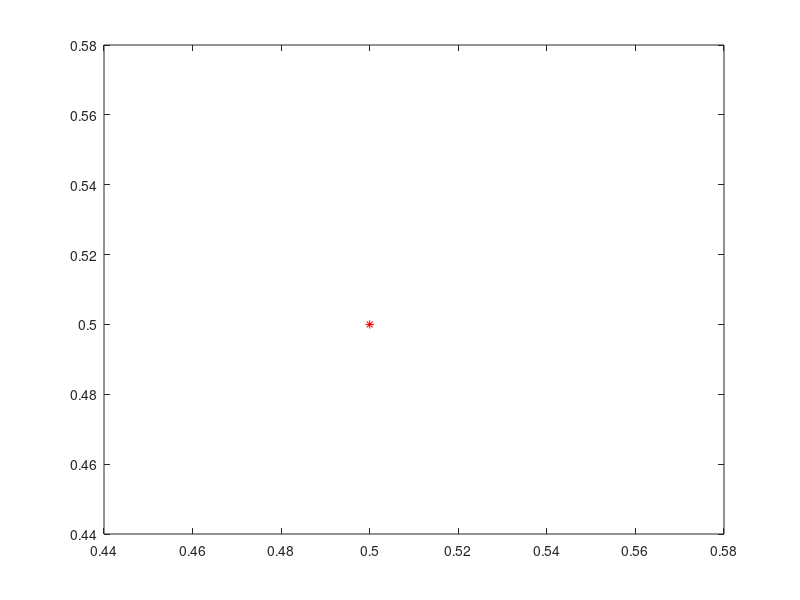

Write the MATLAB code that produced this figure. (Note: this script raises an error after producing the figure.)
clc,clear,close all
%square = [-.3,.5; .5,-.3; 1.3,.5; .5,1.3]
%triangle = [-1,-1; -1,0; .1,0]
q = [.5 .5];  %a point
vlist = {[1 1; 0 1; 0 0; 1 0] , [-1,1; -1,0; .2,.1]};     %vertex list of polygon defined counter clockwise
p1 = [-1 -.5];  %sample points
p2 = [1 1];
p3 = [1 0];
p4 = [-1 2];

for i = 1:length(vlist)
    P(i).v = cell2mat(vlist(i));     %P = polygon defined counter clockwise
    P(i).v(end+1,:) = P(i).v(1,:);   %append first vertice to last
end
plot(q(1),q(2),'*r')     %plot 'q'
hold on

isInPoly = isPointInConvexPolygon(q,P(1).v)     %sample first polygon in list
[lineIntersectFlag, intersectPt] = doTwoSegmentsIntersect(p1,p2,p3,p4)
polygonIntersectFlag = doTwoConvexPolygonsIntersect(P(1).v,P(2).v)
%plots --------------------------------------------------------
for i = 1:length(P)
    plot(P(i).v(:,1),P(i).v(:,2))
end
axis([-2 2, -2 2])
hold off

figure(2)
plot([p1(1);p2(1)],[p1(2);p2(2)])
hold on
plot([p3(1);p4(1)],[p3(2);p4(2)])
hold off


